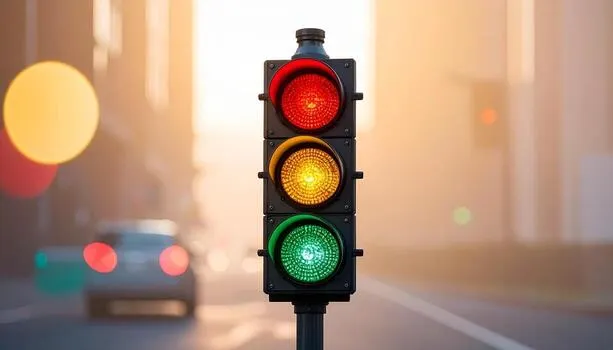
#> input picture img.webp, 613 x 350 px
$ python color_detection.py
#> lines starting #> are read from the running program, lines starting #| are printed output that depends on the picture; after the words box and inside, x2 and y2 are one past the last pixel; in counts of white or black regions, pixels touching at a corner belong together
import cv2
import numpy as np

img = cv2.imread("img.webp")
#> img is the input picture: shape (350, 613, 3); mean B, G, R 127.4, 149.6, 180.9

hsv = cv2.cvtColor(img, cv2.COLOR_BGR2HSV)
#> hsv: shape (350, 613, 3); mean H, S, V 35, 85, 184.6

lower_red = np.array([0, 120, 70])
upper_red = np.array([10, 255, 255])

mask = cv2.inRange(hsv, lower_red, upper_red)
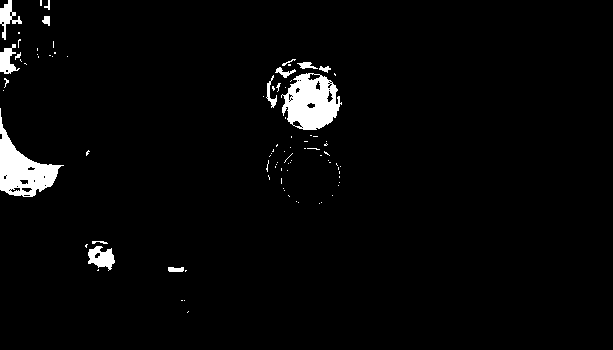
#> mask: shape (350, 613); 2.9% white; 90 white regions (74 under 20 px)

contours, _ = cv2.findContours(mask, cv2.RETR_EXTERNAL, cv2.CHAIN_APPROX_SIMPLE)
#> contours = 90 contours, 79 with area under 20; largest, box (x1, y1, x2, y2) and area: (281, 73, 342, 130) 2375, (0, 108, 64, 197) 2112, (88, 246, 115, 271) 381, (0, 44, 20, 74) 270, (0, 0, 22, 40) 270

for c in contours:
    if cv2.contourArea(c) > 500:
        x, y, w, h = cv2.boundingRect(c)
        cv2.rectangle(img, (x, y), (x+w, y+h), (0,255,0), 2)
        cv2.putText(img, "Red", (x, y-10),
                    cv2.FONT_HERSHEY_SIMPLEX, 0.8, (0,255,0), 2)
#> this loop made 90 passes
#> (x, y, w, h) on passes 57, 67: (0, 108, 64, 89), (281, 73, 61, 57)
#> c on passes 1, 2, 3, 4, 5, 10: [[188, 311], [187, 312]], [[184, 300]], [[181, 300], [182, 300]], [[185, 270], [185, 271], [186, 270]], [[98, 269], [97, 270], [98, 270]], [[319, 203]]
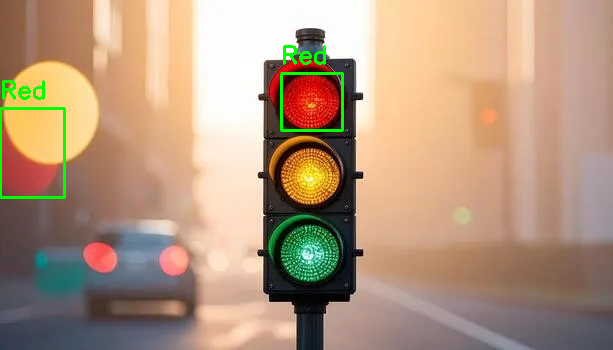
#> img: shape (350, 613, 3); 1.09% of pixels changed, all inside (x1, y1, x2, y2) = (0, 45, 344, 199)

cv2.imshow("Result", img)
cv2.waitKey(0)
cv2.destroyAllWindows()
